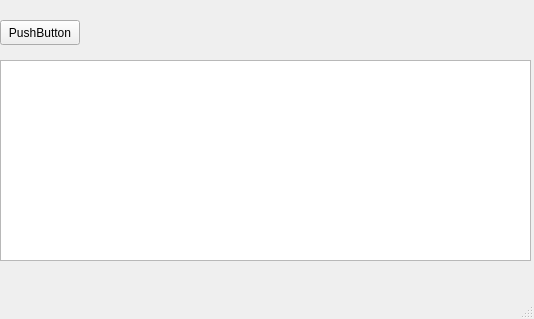
<?xml version="1.0" encoding="UTF-8"?>
<ui version="4.0">
 <class>MainWindow</class>
 <widget class="QMainWindow" name="MainWindow">
  <property name="geometry">
   <rect>
    <x>0</x>
    <y>0</y>
    <width>534</width>
    <height>319</height>
   </rect>
  </property>
  <property name="windowTitle">
   <string>MainWindow</string>
  </property>
  <widget class="QWidget" name="centralwidget">
   <widget class="QTextEdit" name="textEdit">
    <property name="geometry">
     <rect>
      <x>0</x>
      <y>60</y>
      <width>531</width>
      <height>201</height>
     </rect>
    </property>
   </widget>
   <widget class="QPushButton" name="pushButton">
    <property name="geometry">
     <rect>
      <x>0</x>
      <y>20</y>
      <width>80</width>
      <height>25</height>
     </rect>
    </property>
    <property name="text">
     <string>PushButton</string>
    </property>
   </widget>
  </widget>
  <widget class="QMenuBar" name="menubar">
   <property name="geometry">
    <rect>
     <x>0</x>
     <y>0</y>
     <width>534</width>
     <height>22</height>
    </rect>
   </property>
  </widget>
  <widget class="QStatusBar" name="statusbar"/>
 </widget>
 <resources/>
 <connections>
  <connection>
   <sender>pushButton</sender>
   <signal>clicked()</signal>
   <receiver>pushButton</receiver>
   <slot>click()</slot>
   <hints>
    <hint type="sourcelabel">
     <x>51</x>
     <y>47</y>
    </hint>
    <hint type="destinationlabel">
     <x>51</x>
     <y>47</y>
    </hint>
   </hints>
  </connection>
 </connections>
</ui>
